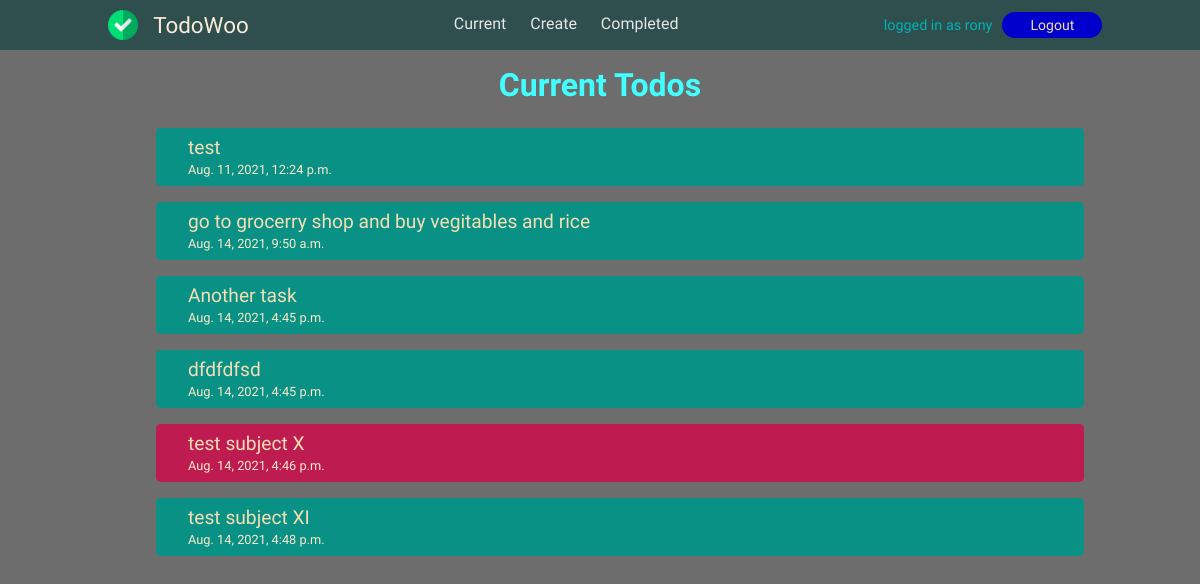
Before: /current/ (signed in) with the older database file.
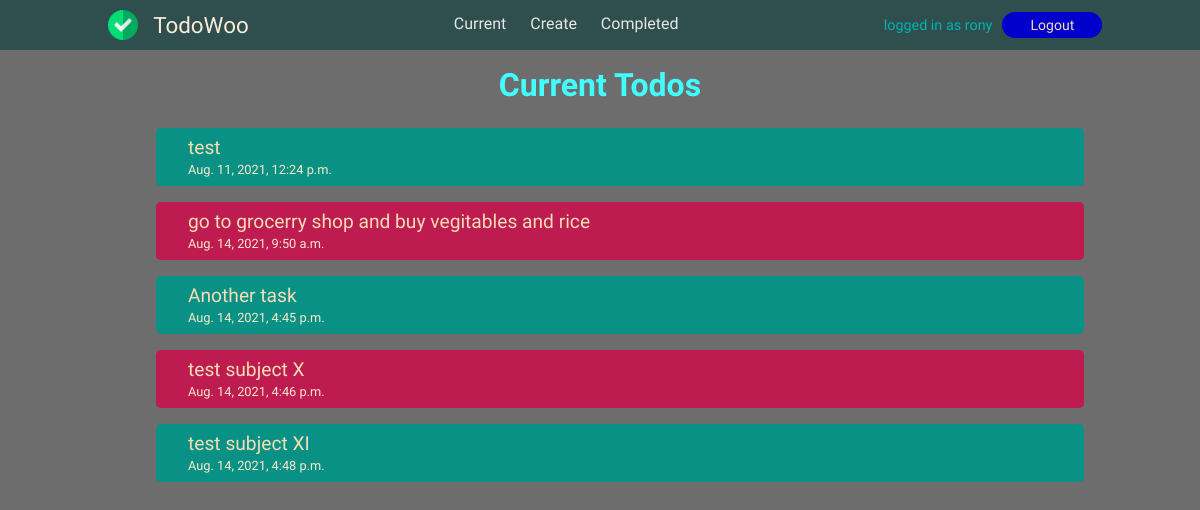
After: the same page with the newer database file.
### todo/models.py (models this page shows, shortened)
class Todo(models.Model):
    title = models.CharField(max_length=150)
    description = models.TextField(blank=True)
    important = models.BooleanField()
    date_created = models.DateTimeField(auto_now_add=True)
    date_completed = models.DateTimeField(blank=True, null=True)
    author = models.ForeignKey(User, on_delete=models.CASCADE)

### todo/views.py (the view)
# urls.py: path('current/', views.currentodo, name="currentodo"),
@login_required
def currentodo(request):
    todos = Todo.objects.filter(author=request.user, date_completed__isnull=True)
    return render(request, 'todo/currenttodos.html', {'todos': todos})

### todo/templates/todo/currenttodos.html
{% extends 'todo/base.html' %}
{% block content %}
<h2>Current Todos</h2>
<div class="container">
    <ul>
        {% for todo in todos %}
        {% if todo.important %}
        <a href="{% url 'viewtodo' todo.pk %}"><li class="important">
            <span class="todo-title">{{ todo.title }}</span><br>
                <span class="date-created">{{ todo.date_created }}</span>
        </li>
        </a>
        {% else %}
        <a href="{% url 'viewtodo' todo.pk %}"><li class="normal">
            <span class="todo-title">{{ todo.title }}</span><br>
                <span class="date-created">{{ todo.date_created }}</span>
        </li>
        </a>
        {% endif %}
        {% endfor %}
    </ul>
</div>
{% endblock content %}

Changed rows visible on the page:
removed Todo: title "dfdfdfsd", date_created "Aug. 14, 2021, 4:45 p.m."
changed Todo "go to grocerry shop and buy vegitables and rice": important False → True (drawn)
